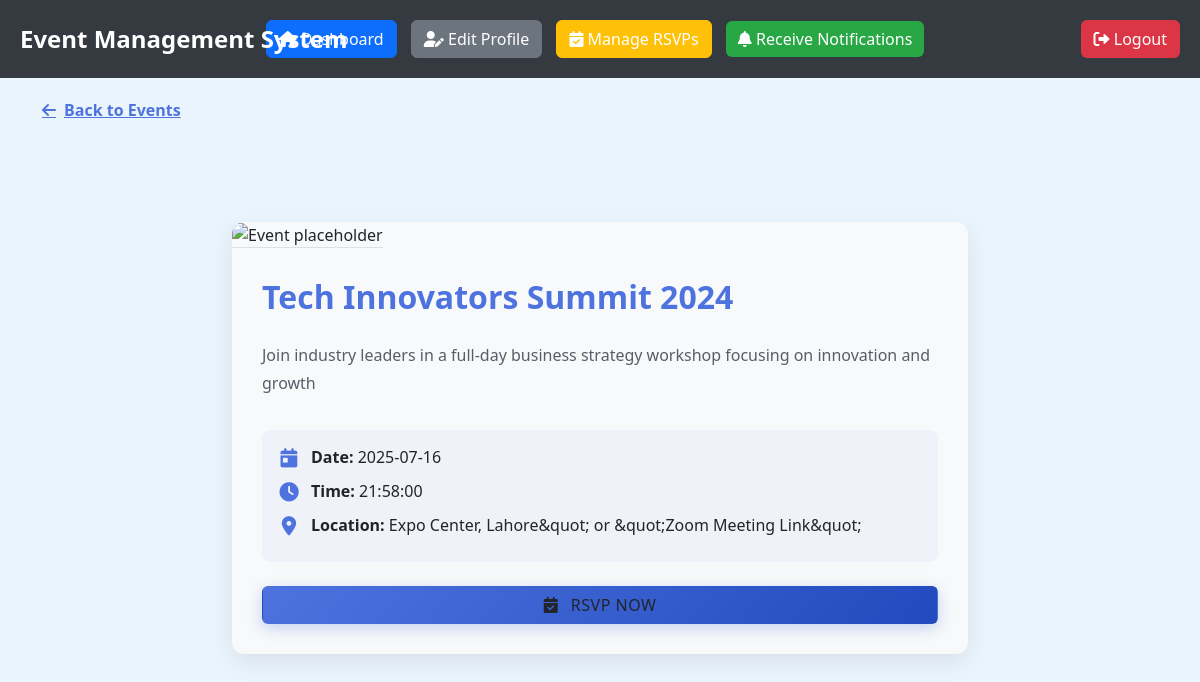
Screenshot of /Attendee/event_details.php?id=1 (signed in) with the database file from the repository.
### tables this page shows
CREATE TABLE `events` (
  `id` int(11) NOT NULL,
  `organizer_id` int(11) NOT NULL,
  `event_name` varchar(150) NOT NULL,
  `event_date` date NOT NULL,
  `event_time` time NOT NULL,
  `location` varchar(255) NOT NULL,
  `description` text DEFAULT NULL,
  `category` varchar(100) DEFAULT NULL,
  `image` varchar(255) DEFAULT NULL,
  `Attendees_No` int(11) DEFAULT 0,
  `created_at` timestamp NOT NULL DEFAULT current_timestamp()
);

### Attendee/event_details.php (the view, shortened to what this page needs)
<?php
require_once '../db.php';
if (isset($_GET['id'])) {
    $event_id = $_GET['id'];
    $stmt = $pdo->prepare("SELECT * FROM events WHERE id = ?");
    $stmt->execute([$event_id]);
    $event = $stmt->fetch(PDO::FETCH_ASSOC);
} else {
    header("Location: attendee_dashboard.php");
    exit;
}
?>
<!DOCTYPE html>
<html lang="en">
<head>
  <link href="https://cdn.jsdelivr.net/npm/bootstrap@5.3.0/dist/css/bootstrap.min.css" rel="stylesheet">
  <link href="https://cdnjs.cloudflare.com/ajax/libs/font-awesome/6.4.0/css/all.min.css" rel="stylesheet">
</head>
<body>
  <?php include('header.php'); ?>
  <div class="container">
    <a href="attendee_dashboard.php" class="back-link">
      <i class="fas fa-arrow-left me-2"></i> Back to Events
    </a>
    <div class="row justify-content-center">
      <div class="col-lg-8">
        <div class="event-card bg-light">
          <?php
            $imgPath = '../organizor/' . $event['image'];
            if (!empty($event['image']) && file_exists($imgPath)):
          ?>
            <img src="<?php echo $imgPath; ?>" alt="<?php echo htmlspecialchars($event['event_name']); ?>">
          <?php else: ?>
            <img src="https://images.unsplash.com/photo-1533174072545-7a4b6ad7a328?auto=format&fit=crop&w=1470&q=80" alt="Event placeholder">
          <?php endif; ?>
          <div class="event-card-body">
            <h1 class="event-title"><?php echo htmlspecialchars($event['event_name']); ?></h1>
            <p class="event-description"><?php echo nl2br(htmlspecialchars($event['description'])); ?></p>
            <div class="event-meta">
              <div class="event-meta-item">
                <i class="fas fa-calendar-day"></i>
                <span><strong>Date:</strong> <?php echo htmlspecialchars($event['event_date']); ?></span>
              </div>
              <div class="event-meta-item">
                <i class="fas fa-clock"></i>
                <span><strong>Time:</strong> <?php echo htmlspecialchars($event['event_time']); ?></span>
              </div>
              <div class="event-meta-item">
                <i class="fas fa-map-marker-alt"></i>
                <span><strong>Location:</strong> <?php echo htmlspecialchars($event['location']); ?></span>
              </div>
            </div>
            <a href="rsvp.php?id=<?php echo $event['id']; ?>" class="btn btn-rsvp">
              <i class="fas fa-calendar-check me-2"></i> RSVP Now
            </a>
          </div>
        </div>
      </div>
    </div>
  </div>
</body>
</html>

### Attendee/event_details.php (style rules this page uses)
:root { --primary-color: #4e73df; --secondary-color: #f8f9fc; --accent-color: #ff6b6b; --dark-color: #5a5c69; --light-color: #f8f9fa; }
body { background-color: var(--secondary-color); font-family: 'Nunito', -apple-system, BlinkMacSystemFont, sans-serif; color: var(--dark-color); }
.event-card { border: none; border-radius: 12px; box-shadow: 0 0.5rem 1.5rem rgba(0, 0, 0, 0.08); overflow: hidden; transition: transform 0.3s ease; margin-top: 100px; margin-bottom: 40px; }
.event-card img { height: 400px; object-fit: cover; width: 100%; border-bottom: 1px solid rgba(0, 0, 0, 0.1); }
.event-card-body { padding: 30px; }
.event-title { font-weight: 700; color: var(--primary-color); margin-bottom: 1.5rem; font-size: 2rem; }
.event-description { line-height: 1.8; margin-bottom: 2rem; color: var(--dark-color); }
.event-meta { background-color: rgba(78, 115, 223, 0.05); border-radius: 8px; padding: 15px; margin-bottom: 1.5rem; }
.event-meta-item { display: flex; align-items: center; margin-bottom: 10px; }
.event-meta-item i { color: var(--primary-color); width: 24px; text-align: center; margin-right: 10px; font-size: 1.2rem; }
.btn-rsvp { background: linear-gradient(135deg, var(--primary-color) 0%, #224abe 100%); border: none; padding: 12px 25px; font-weight: 600; font-size: 1.1rem; border-radius: 8px; box-shadow: 0 4px 15px rgba(78, 115, 223, 0.3); transition: all 0.3s ease; width: 100%; text-transform: uppercase; letter-spacing: 0.5px; }
.back-link { color: var(--primary-color); font-weight: 600; display: inline-flex; align-items: center; margin-top: 20px; transition: color 0.3s ease; }

### Attendee/header.php (style rules this page uses)
body { background-color: #eaf4fc; }

### rows the page displays
events: event_name "Tech Innovators Summit 2024", description "Join industry leaders in a full-day business strategy workshop focusing on innovation and growth", event_date "2025-07-16", event_time "21:58:00", location "Expo Center, Lahore&quot; or &quot;Zoom Meeting Link&quot;"
